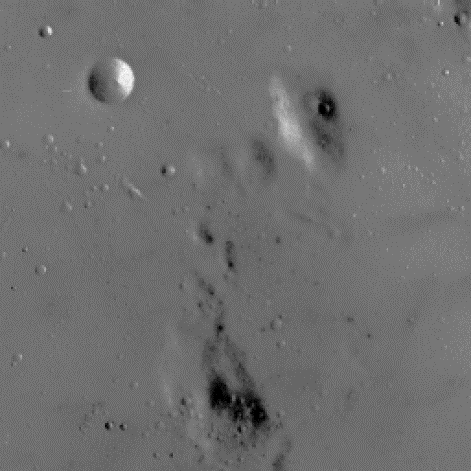
%> input picture hw2/moon.jpg, 471 x 471 px
$ octave q23.m   (GNU Octave 9; MATLAB toolbox functions it lacks are replaced by stand-ins)
%> lines starting %> are read from the running program, lines starting %| are printed output that depends on the picture
### hw2/equalization.m
function [eqInputImg] = equalization(inputImg)
    %{
       input image >> inputImg
       equalized input image >> eqInputImg
     %}
    [m,n] = size(inputImg);
    nk = imhist(inputImg);
    pdf = nk/m/n;
    cdf = cumsum(pdf);
    lcdf = cdf*255;
    s = uint8(lcdf);

    eqInputImg = uint8(zeros(m,n));

    for i = 0:255
        mask = s(i+1)*uint8((inputImg==i));
        eqInputImg = eqInputImg + mask;
    end


end

### hw2/q23.m
figure;

%I = rgb2gray(imread('moon.jpg'));
I = imread('moon.jpg');
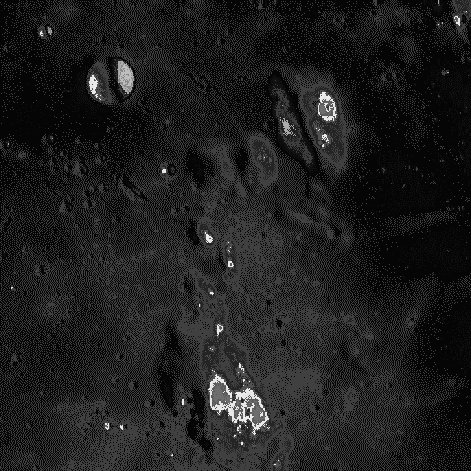
%> I: size 471x471 uint8; min 5, max 235, mean 30.8
subplot(2,4,1);
imshow(I);
title("original photo");
subplot(2,4,2);
imhist(I,256);
title("histogram of original image");


out = equalization(I);
%> in equalization, `nk = imhist(inputImg);`: nk = 256 values, max 124533 at index 6, min 0 at index 1, mean 866.6
%> in equalization, `pdf = nk/m/n;`: pdf = 256 values, max 0.561 at index 6, min 0 at index 1, mean 0.00391
%> in equalization, `cdf = cumsum(pdf);`: cdf = 256 values from 0 to 1
%> in equalization, `lcdf = cdf*255;`: lcdf = 256 values from 0 to 255
%> after the loop in equalization, `for i = 0:255`:
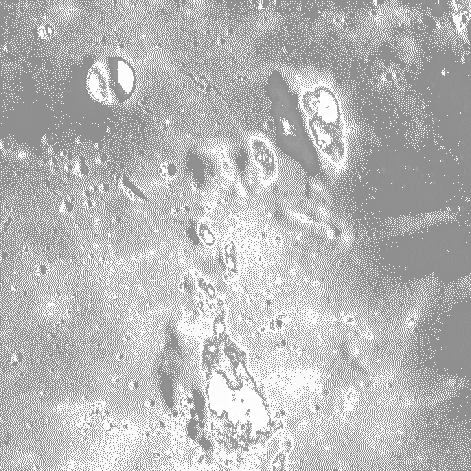
%> eqInputImg: size 471x471 uint8; min 143, max 255, mean 185
subplot(2,4,3);
imshow(out);
title("photo equalized by me");
subplot(2,4,4);
imhist(out,256);
title("histogram of my equalizatin");

J = histeq(I);
subplot(2,4,5);
imshow(J);
title("photo equalized by histeq");
subplot(2,4,6);
imhist(J,256);
title("histogram of histeq");


W = adapthisteq(I);
subplot(2,4,7)
imshow(W);
title("photo equalized by adapthisteq");
subplot(2,4,8);
imhist(W,256);
title("histogram of adapthisteq");
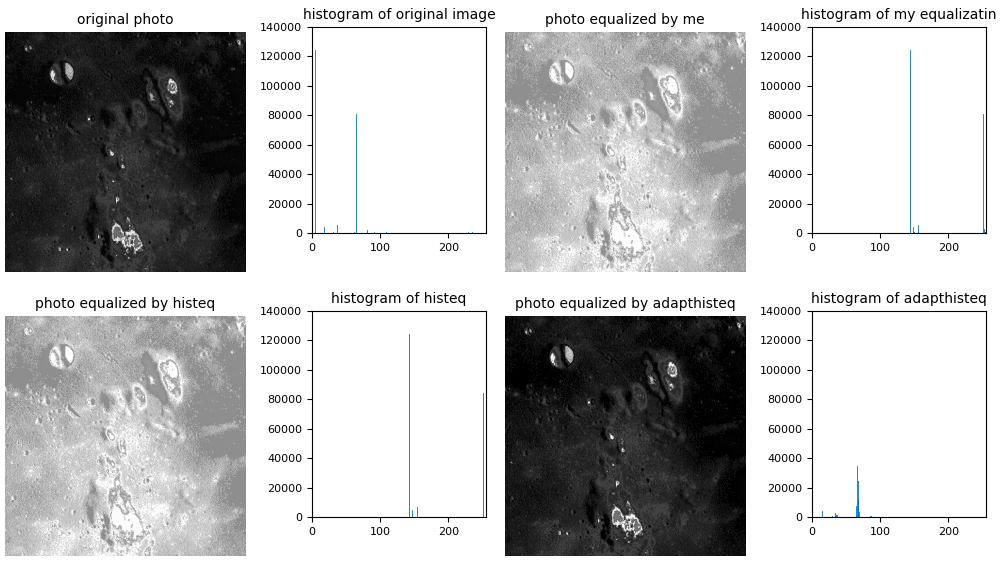
%> figure redrawn from the program's plot data, 8 panels
